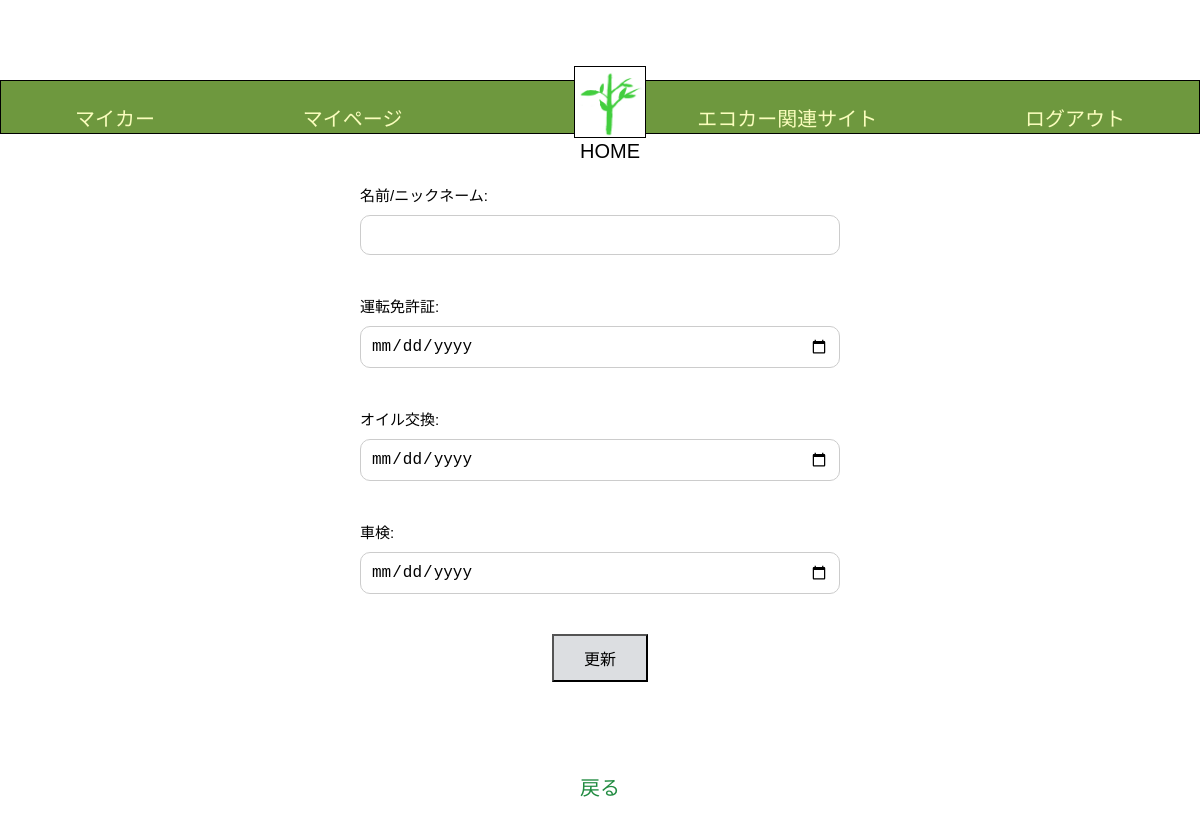
The page /Edrive/mypage_edit/1 on the database as committed earlier.
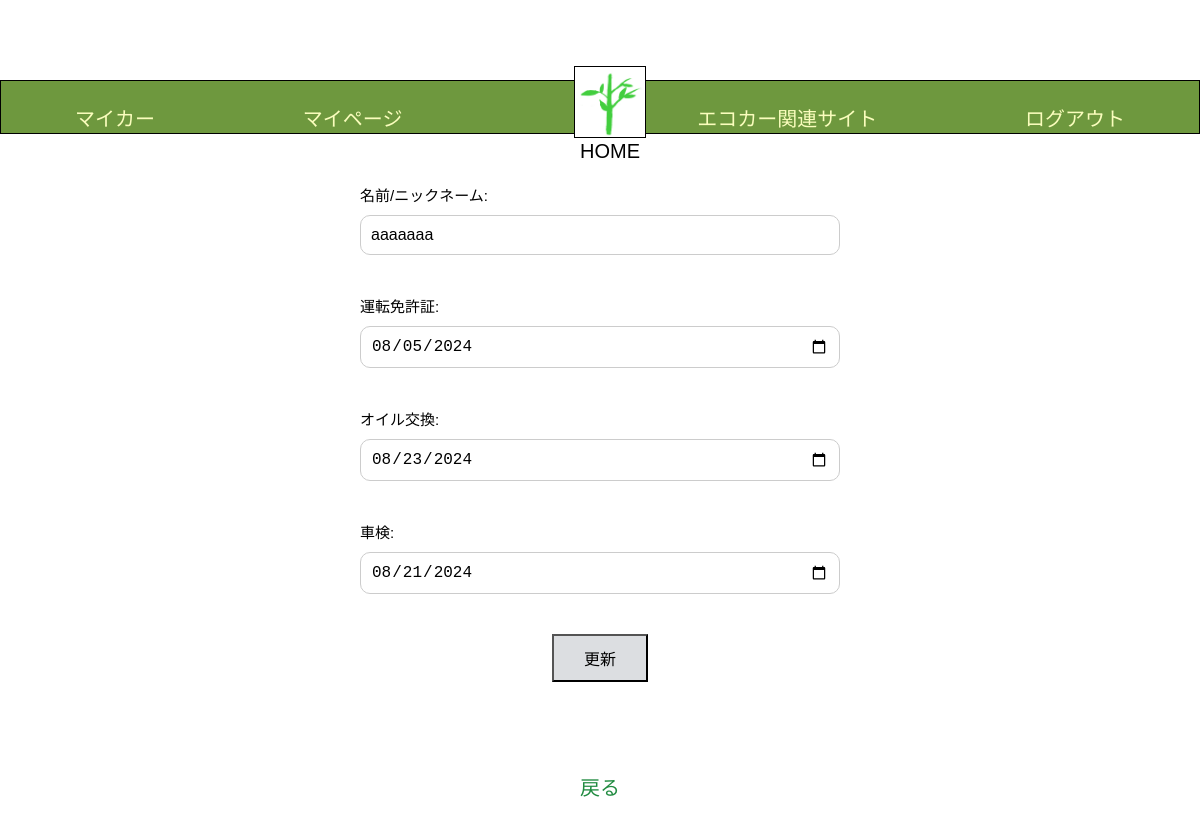
The same page on the database as committed later.
### Edrive/models.py (models this page shows, shortened)
class BaseModel(models.Model):
    created_at = models.DateTimeField(auto_now_add=True)
    updated_at = models.DateTimeField(auto_now=True)
    class Meta:
        abstract = True

class User(AbstractBaseUser, PermissionsMixin, BaseModel):
    name = models.CharField(max_length=1000, default='default_name')
    user_name = models.CharField(max_length=50)
    password = models.CharField(max_length=200)
    licence_expiry_on = models.DateField(null=True)
    driver_level = models.IntegerField(default=1)
    target_achievement_count = models.IntegerField(default=0)
    email = models.EmailField(max_length=255, unique=True)
    is_active = models.BooleanField(default=True)
    is_staff = models.BooleanField(default=False)
    groups = models.ManyToManyField(
        'auth.Group',
        related_name='edrive_user_set',  # 追加
        blank=True,
        help_text='The groups this user belongs to.',
        verbose_name='groups'
    )
    user_permissions = models.ManyToManyField(
        'auth.Permission',
        related_name='edrive_user_set',  # 追加
        blank=True,
        help_text='Specific permissions for this user.',
        verbose_name='user permissions'
    )
    USERNAME_FIELD = 'email'
    REQUIRED_FIELDS = ['user_name']
    objects = UserManager()

class MyCar(BaseModel):
    name = models.CharField(max_length=1000, default='default_name')
    user = models.ForeignKey(User, related_name='mycars', on_delete=models.CASCADE)
    car_model = models.ForeignKey(CarModel, on_delete=models.CASCADE,null=True)
    purchase_on = models.DateField(null=True)
    next_oil_change_on = models.DateField(null=True)
    next_inspection_on = models.DateField(null=True)
    target_fuel_efficiency = models.FloatField(null=True, blank=True)
    class Meta:
        db_table = 'my_cars'

### Edrive/views.py (the view, shortened to what this page needs)
# urls.py: path('mypage_edit/<int:pk>',MyPageEditView.as_view(), name = 'mypage_edit'),
class MyPageEditView(View):
    template_name = 'mypage_edit.html'
    def get(self, request, *args, **kwargs):
        user = self.get_object()
        mycars_instance = MyCar.objects.filter(user=user).first()
        if mycars_instance is None:
            car_model = CarModel.objects.first()
            mycars_instance = MyCar(user=user, car_model=car_model)
        form1 = MyPageEditForm(instance=user)
        form2 = MyCarsForm(instance=mycars_instance)
        return render(request, self.template_name, {'form1': form1, 'form2': form2, 'mycars_instance': mycars_instance})
    def get_object(self):
        return User.objects.get(pk=self.kwargs['pk'])

### Edrive/forms.py
class MyPageEditForm(forms.ModelForm):
    user_name = forms.CharField(label = '名前/ニックネーム', max_length=50, required=False,widget=forms.TextInput(attrs={'class': 'form-control'}))
    licence_expiry_on = forms.DateField(label = '運転免許証', required=False, widget=forms.DateInput(attrs={'type': 'date', 'class':'form-control'}))
    class Meta:
        model = User
        fields = ['user_name', 'licence_expiry_on']

class MyCarsForm(forms.ModelForm):
    next_oil_change_on = forms.DateField(label='オイル交換', required=False, widget=forms.DateInput(attrs={'type': 'date', 'class':'form-control'}))
    next_inspection_on = forms.DateField(label='車検', required=False, widget=forms.DateInput(attrs={'type': 'date', 'class':'form-control'}))
    class Meta:
        model = MyCar
        fields = ['next_oil_change_on', 'next_inspection_on']

### templates/mypage_edit.html (shortened to what this page needs)
{% load static %}
<!DOCTYPE html>
<html lang="ja">
   <head>
      <link rel="stylesheet" href="{% static 'css/style.css' %}">
   </head>
   <body>
       <header class="header-container">
      <nav class="navbar navbar-expand-lg navbar-light bg-light">
        <a class="navbar-brand" href="{% url 'Edrive:my_car' user.pk %}">マイカー</a>
        <a class="navbar-brand" href="{% url 'Edrive:mypage' user.pk %}">マイページ</a>
        <div class="logo">
        <a href="{% url 'Edrive:home' %}" class="home-link">
             <img src = "{% get_media_prefix %}shinryoku.png"  alt = "ホーム">
             <p>HOME</p>
        </a>
        </div>
        <a class="navbar-brand" href="{% url 'Edrive:eco_car_site' %}">エコカー関連サイト</a>
        <a class="navbar-brand" href="{% url 'Edrive:logout' %}">ログアウト</a>
      </nav>
      </header>
      <div class="edit">
       <form method="POST">
        <div class="form-group">
            {{ form1.user_name.label_tag }}
            {{ form1.user_name }}
        </div>
        <div class="form-group">
            {{ form1.licence_expiry_on.label_tag }}
            {{ form1.licence_expiry_on }}
        </div>
        <div class="form-group">
            {{ form2.next_oil_change_on.label_tag }}
            {{ form2.next_oil_change_on }}
        </div>
        <div class="form-group">
            {{ form2.next_inspection_on.label_tag }}
            {{ form2.next_inspection_on }}
        </div>
        <input type="submit" value="更新" class="btn">
       </form>
       <a class="navbar-brand" href="{% url 'Edrive:mypage' user.pk%}">戻る</a>
      </div>
    </body>
    </html>

Rows that differ between the two databases and show on the page:
changed User: user_name (not shown) → "aaaaaaa"; licence_expiry_on (not shown) → "08/05/2024"
added MyCar: next_oil_change_on "08/23/2024", next_inspection_on "08/21/2024"
